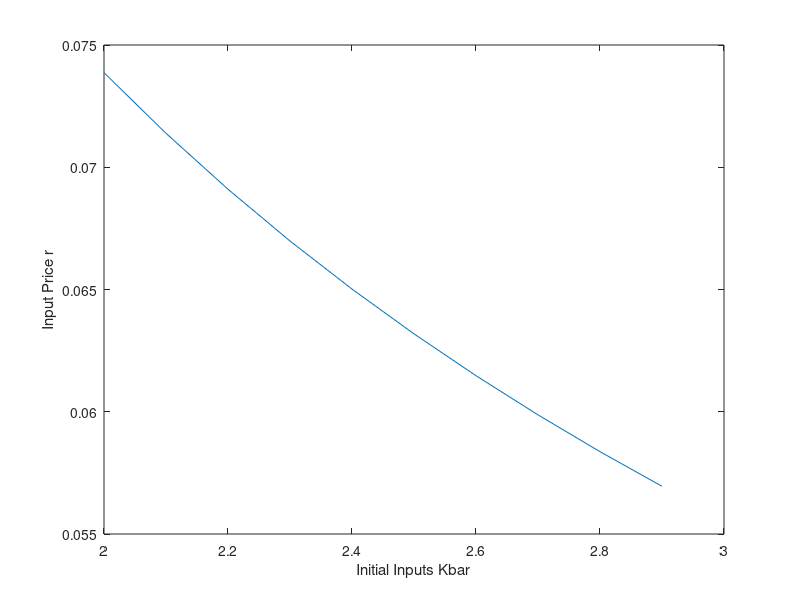

This chart was generated by the following MATLAB code:
clearvars;
% shared parameters 
alpha = .3;
% preferences parameters
beta = 1.1; %consumers like goods 2 better
% different values of A1 
for i = 1:10
    kbar(i) = [ 1.9+i/10 ];
    lbar(i) = [ 1 ];
    relativebar(i) = [ kbar(i)/lbar(i) ];
    A1(i) = [1];
    A2(i) = [1.5];
    relativeA(i) = [ A1(i)/A2(i) ];
    P1(i) = [ A1(i)/(A1(i) + A2(i))];
    P2(i) = [ 1 - P1(i) ];
    relativeP(i) = [ P2(i)/P1(i) ];
    L1(i) = [ lbar(i)*(1/(1+beta)) ];
    L2(i) = [ lbar(i)*(beta/(1+beta)) ];
    K1(i) = [ kbar(i)*(1/(1+beta)) ];
    K2(i) = [ kbar(i)*(beta/(1+beta)) ];
    R(i) = [ (alpha*A1(i)*P1(i))/((kbar(i)/lbar(i))^(1-alpha)) ];
    W(i) = [ ((1-alpha)*A1(i)*P1(i))/((kbar(i)/lbar(i))^(-alpha)) ];
end

plot(kbar, R)
xlabel('Initial Inputs Kbar')
ylabel('Input Price r')
